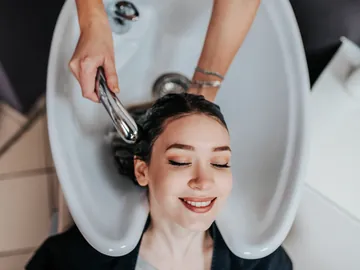
#> input picture templates/ae-unisex-salon/img/wash-360.webp, 360 x 270 px, given in place of subject-orig.jpg, which was not available
$ python export.py out.png
#> lines starting #> are read from the running program, lines starting #| are printed output that depends on the picture; pictures that were not available may be replaced by others from this repository, and a replacement may not be noted
import sys
from PIL import Image
out = sys.argv[1]
def save(im, name, size, **kw):
    im = im.resize(size, Image.LANCZOS)
    im.save(f"{out}/{name}", "WEBP", exif=b"", icc_profile=None, method=6, **kw)   # fresh encode, no EXIF/XMP carried
save(Image.open("subject-orig.jpg").convert("RGB"), "waiting-portrait.webp", (720, 1280), quality=82)
#> in save, `im = im.resize(size, Image.LANCZOS)`:
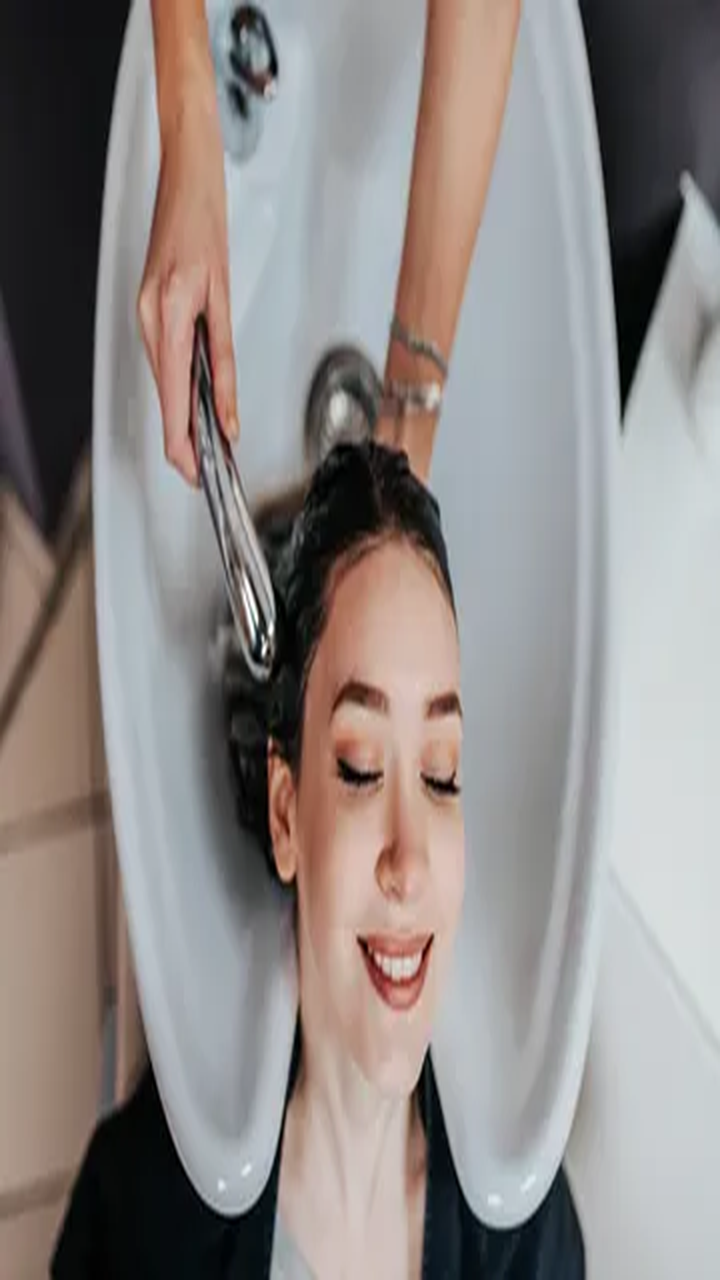
#> im: PIL image 720x1280 RGB; mean R, G, B 143.1, 136.8, 134.6
save(Image.open("portrait-cutout.png").convert("RGBA"), "waiting-portrait-cutout.webp", (810, 1440), quality=88, alpha_quality=100)
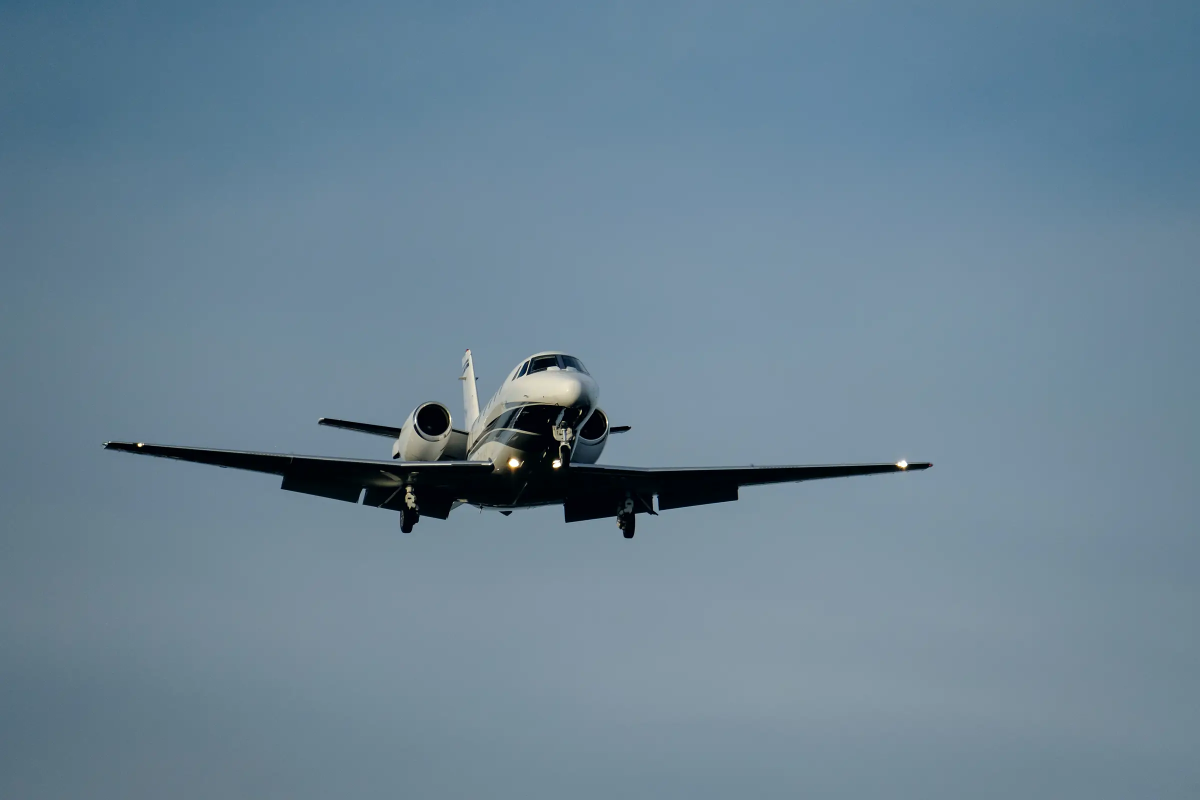
#> input picture templates/apogee-charter/img/approach.webp, 2400 x 1600 px, given in place of portrait-cutout.png, which was not available (shown at 1/2 size)
#> call 2 of save, with name = 'waiting-portrait-cutout.webp', size = (810, 1440)
#> in save (call 2), `im = im.resize(size, Image.LANCZOS)`:
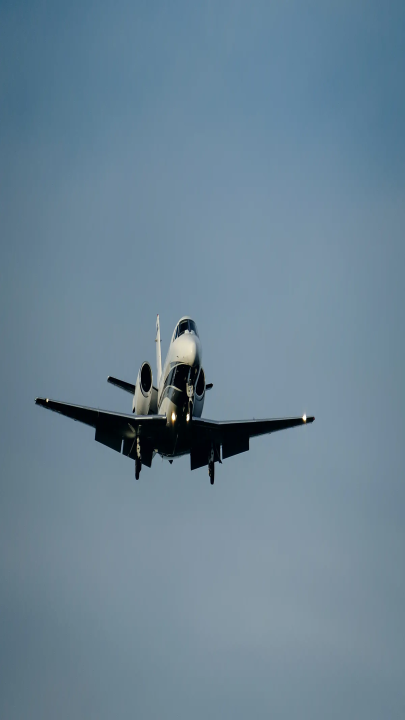
#> im: PIL image 810x1440 RGBA (shown at 1/2 size); mean R, G, B, A 107.2, 132.1, 149.1, 255
save(Image.open("portrait-backdrop.png").convert("RGB"), "waiting-portrait-backdrop.webp", (720, 1280), quality=80)
#> call 3 of save, with name = 'waiting-portrait-backdrop.webp', size = (720, 1280)
#> in save (call 3), `im = im.resize(size, Image.LANCZOS)`:
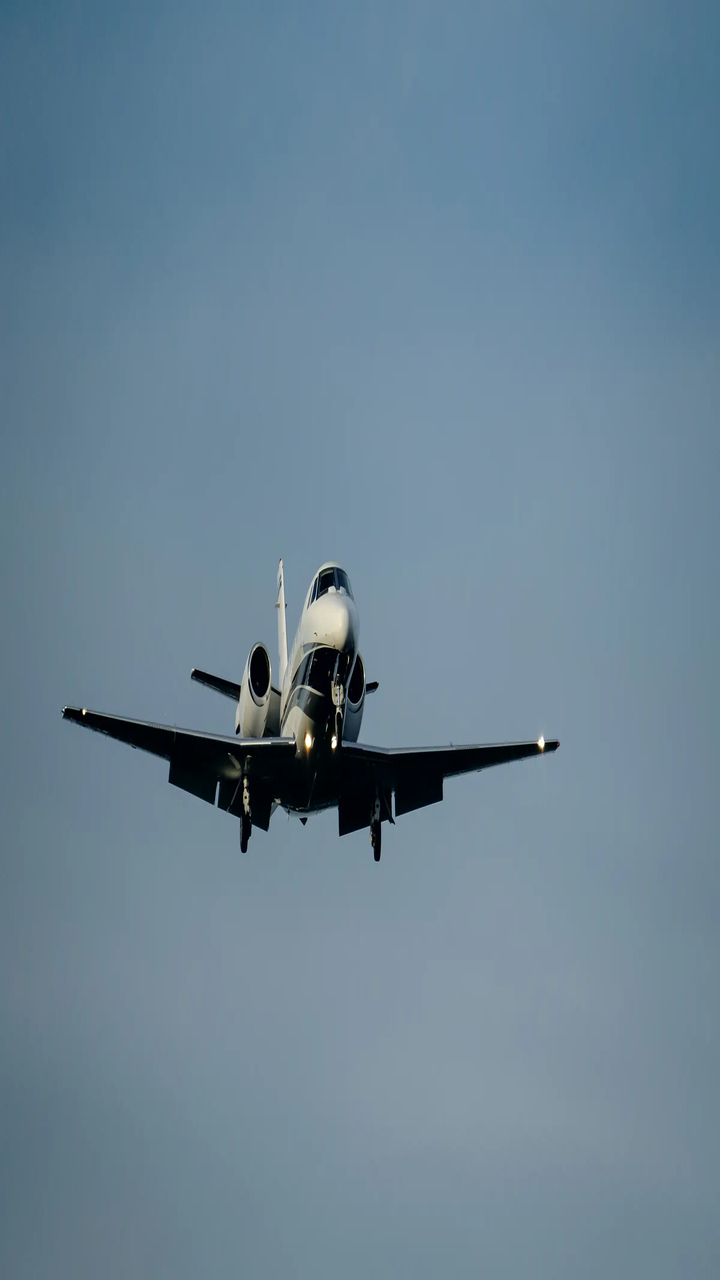
#> im: PIL image 720x1280 RGB; mean R, G, B 107.2, 132.1, 149.1
#> (the run stopped early here; a loop or call above may not have finished)
